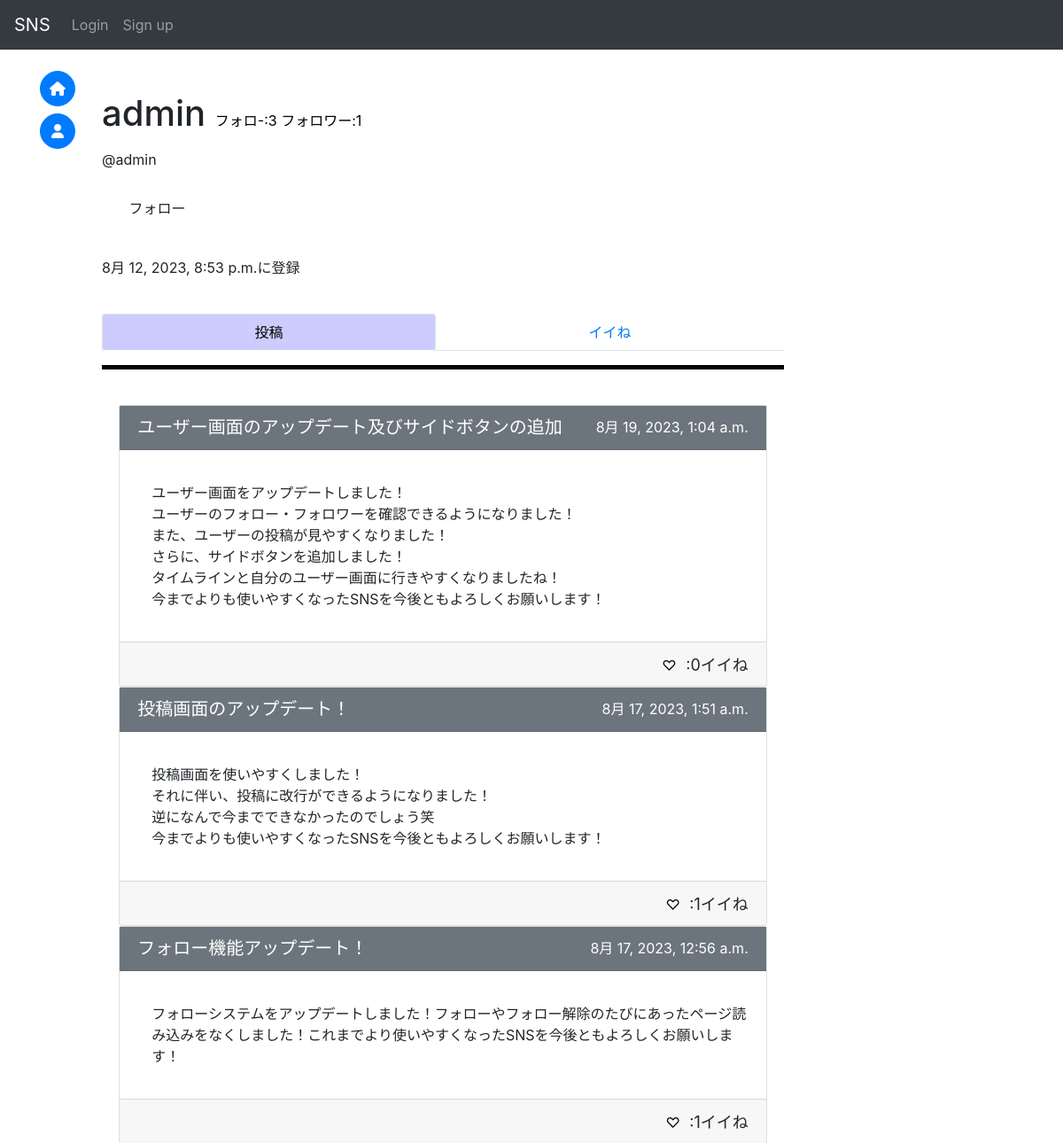
The app's page /accounts/user/ac20daa5-716d-4be9-b037-15f506b8e887/ (upper part), older data.
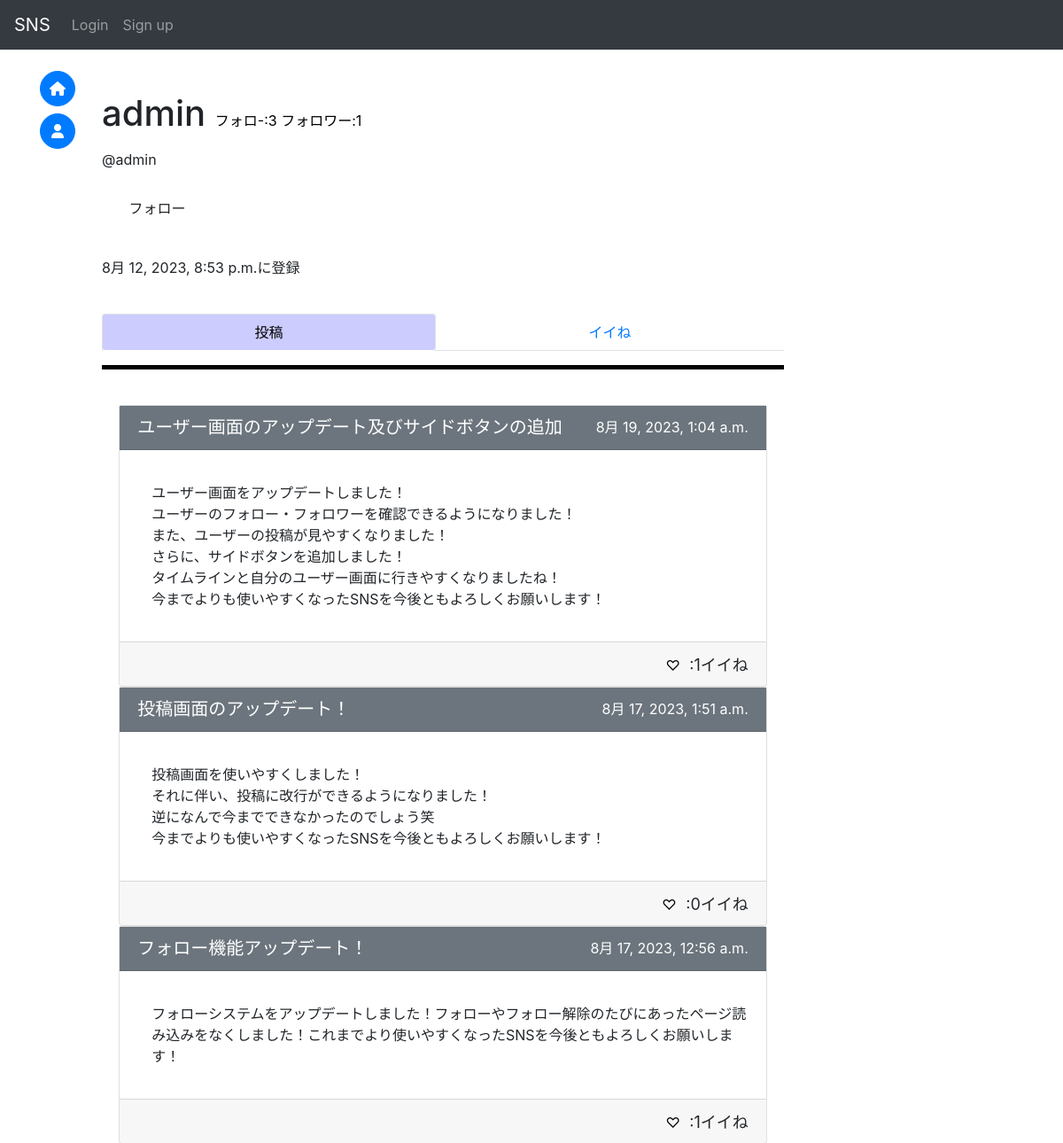
The same page, newer data.
### sns/models.py (models this page shows, shortened)
class Post(models.Model):
    id = models.UUIDField(primary_key=True, default=uuid.uuid4, editable=False)
    title = models.CharField(max_length=50)
    detail = models.TextField(max_length=255)
    author = models.ForeignKey(
        get_user_model(),
        on_delete=models.CASCADE
    )
    created_at = models.DateTimeField(auto_now_add=True)
    good_num = models.IntegerField(default=0)

### accounts/views.py (the view, shortened to what this page needs)
# urls.py: path("user/<str:id>/", views.user_detail, name="user"),
def user_detail(request, id):
    context = {}
    user = get_object_or_404(CustomUser, pk=id)
    post = Post.objects.filter(author=user)
    following_num = Follower.objects.filter(following=user).count()
    followed_num = Follower.objects.filter(followed=user).count()
    context["userDetail"] = user
    context["posts"] = post
    context["following"] = False
    context["following_num"] = following_num
    context["followed_num"] = followed_num
    good_posts = []
    gooding = Good.objects.filter(gooder=user)
    for g in gooding:
        good_posts.append(g.post)
    context["good_posts"] = good_posts
    if request.user.is_anonymous:
        return render(request, "accounts/userDetail.html", context)

### accounts/templates/accounts/userDetail.html (shortened to what this page needs)
{% extends "base.html" %}
{% block content %}
    <br>
    <h1 style="display:inline;">
        {{ userDetail.username }}
    </h1>
    <a href="{% url 'accounts:follower' userDetail.id 'following' %}" class="notlink">
        フォロ-:{{ following_num }}
    </a>
    <a href="{% url 'accounts:follower' userDetail.id 'followed' %}" class="notlink">
        フォロワー:<div style="display:inline;" class="num">{{ followed_num }}</div>
    </a>
    <p>
        {% if user.id == userDetail.id %}
            @{{ userDetail.usertag }}
        {% else %}
            <div class="following">
                @{{ userDetail.usertag }}
            </div>
            <br>
            <button type="button" class="btn {{ btn_class }} w-120px h-40px rounded-pill" id="ajax_follow">
                <div class="result">
                    {% if following %}
                        フォロー解除
                    {% elif userDetail.id != user.id %}
                        フォロー
                    {% endif %}
                </div>
            </button>
            <br>
            <br>
        {% endif %}
    </p>
    <p>
        {{ userDetail.created_at }}に登録
    </p>
    <div class="row-1" style="position: sticky;top: 55px;z-index:2;background-color:#fff;">
        <br>
        <ul class="nav nav-tabs nav-fill nav-pills" role="tablist">
            <li class="nav-item tab-hov">
                <a class="nav-link active" id="item1-tab" data-toggle="tab" href="#item1" role="tab" aria-controls="item1" aria-selected="true">
                    投稿
                </a>
            </li>
            <li class="nav-item tab-hov">
                <a class="nav-link" id="item2-tab"
                    data-toggle="tab" href="#item2" role="tab" aria-controls="item2" aria-selected="false">
                    イイね
                </a>
            </li>
        </ul>
        <hr width="100%" color="#0" style="height:4px;">
        <br>
    </div>
    <div class="tab-content">
        <div class="tab-pane fade show active" id="item1" role="tabpanel" aria-labelledby="item1-tab">
            {% for post in posts reversed %}
                <div class="card w-150px center-block mx-auto" style="position:relative;">
                    <a href="{% url 'sns:post' post.pk %}" style="position:absolute;inset:0;">
                        <div class="card-header bg-secondary h-50px">
                            <h5 style="text-align:left;float:left;">
                                <a href='{% url "sns:post" post.pk %}' class="on-a title-link">
                                    {{ post.title }}
                                </a>
                            </h5>
                            <p style="text-align:right">
                                <font color="white">
                                    {{ post.created_at }}
                                </font>
                            </p>
                        </div>
                        <div class="card-body detail">
                            <p class="card-text">
                                {{ post.detail | linebreaks }}
                            </p>
                        </div>
                        <div class="card-footer h-50px text-right">
                            {% if request.user.is_anonymous %}
                                <button onClick="location.href='{% url 'sns:good' post.id 1 %}'" class="good on-a">♡</button>
                            {% endif %}
                            <font size="4">
                                <div id="num_{{ post.id }}" style="display:inline;">:{{ post.good_num }}イイね</div>
                            </font>
                        </div>
                    </a>
                </div>
            {% endfor %}
        </div>
    </div>
{% endblock %}

Row changes from the older to the newer data that the page shows:
changed Post "ユーザー画面のアップデート及びサイドボタンの追加": good_num "0" → "1"
changed Post "投稿画面のアップデート！": good_num "1" → "0"
